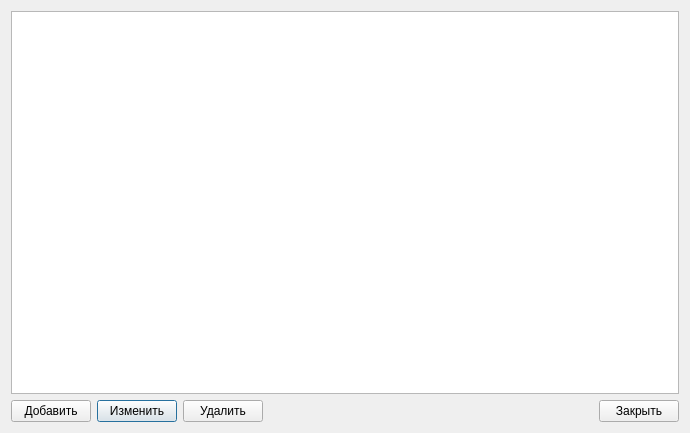
<?xml version="1.0" encoding="UTF-8"?>
<ui version="4.0">
 <class>DialogTableDB</class>
 <widget class="QDialog" name="DialogTableDB">
  <property name="geometry">
   <rect>
    <x>0</x>
    <y>0</y>
    <width>690</width>
    <height>433</height>
   </rect>
  </property>
  <property name="windowTitle">
   <string>Товары</string>
  </property>
  <layout class="QGridLayout" name="gridLayout">
   <item row="0" column="0" colspan="5">
    <widget class="QTableView" name="tableView"/>
   </item>
   <item row="1" column="1">
    <widget class="QPushButton" name="pushButtonEdit">
     <property name="text">
      <string>Изменить</string>
     </property>
    </widget>
   </item>
   <item row="1" column="0">
    <widget class="QPushButton" name="pushButtonAdd">
     <property name="text">
      <string>Добавить</string>
     </property>
    </widget>
   </item>
   <item row="1" column="3">
    <spacer name="horizontalSpacer">
     <property name="orientation">
      <enum>Qt::Horizontal</enum>
     </property>
     <property name="sizeHint" stdset="0">
      <size>
       <width>121</width>
       <height>20</height>
      </size>
     </property>
    </spacer>
   </item>
   <item row="1" column="2">
    <widget class="QPushButton" name="pushButtonDelete">
     <property name="text">
      <string>Удалить</string>
     </property>
    </widget>
   </item>
   <item row="1" column="4">
    <widget class="QPushButton" name="pushButtonClose">
     <property name="text">
      <string>Закрыть</string>
     </property>
    </widget>
   </item>
  </layout>
 </widget>
 <resources/>
 <connections>
  <connection>
   <sender>pushButtonClose</sender>
   <signal>clicked()</signal>
   <receiver>DialogTableDB</receiver>
   <slot>close()</slot>
   <hints>
    <hint type="sourcelabel">
     <x>640</x>
     <y>412</y>
    </hint>
    <hint type="destinationlabel">
     <x>344</x>
     <y>216</y>
    </hint>
   </hints>
  </connection>
 </connections>
</ui>
